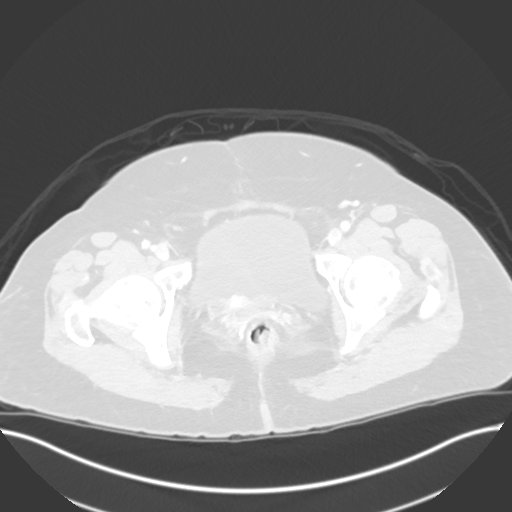
#> input picture feature_extraction_methods/cancer2.jpg, 512 x 512 px
$ python gabor_filter.py
#> lines starting #> are read from the running program, lines starting #| are printed output that depends on the picture; after the words box and inside, x2 and y2 are one past the last pixel; in counts of white or black regions, pixels touching at a corner belong together
### feature_extraction_methods/dummy_roi_extractor.py
import numpy as np
import matplotlib.pyplot as plt
import cv2 as cv
from sklearn.neighbors import KDTree
from math import dist

original_image = cv.imread('cancer2.jpg')
#> original_image is the input picture: shape (512, 512, 3); min 41, max 255, mean 141.8
gray_image = cv.cvtColor(original_image, cv.COLOR_BGR2GRAY)
mask_image = cv.imread('mask2.png', cv.IMREAD_GRAYSCALE).astype(np.float32)
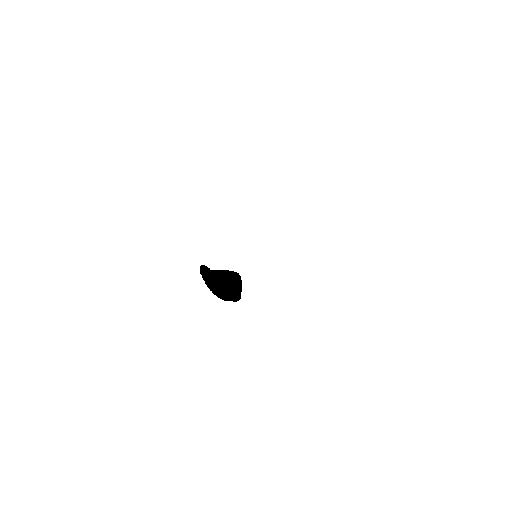
#> input picture feature_extraction_methods/mask2.png, 512 x 512 px
#> mask_image: shape (512, 512) float32; 99.6% white; 1 black region, box (x1, y1, x2, y2) and area: (200, 265, 242, 302) 1038
mask_image = (255.0 - mask_image) / 255.0  # reversing the mask
gray_image = gray_image.squeeze()
mask_image = mask_image.squeeze()

# [4 lines of commented-out code are left out]

roi_width = 128
roi_height = 128
overlap = 0.25
max_rois_per_image = 12


def extract_cancer_roi():
    image = gray_image
    mask = mask_image

    bbox = compute_bounding_box(mask)

    # Extract pixel values within the bounding box where mask is 255
    rmin, cmin, rmax, cmax = bbox
    bbox_region_image = image[rmin:rmax, cmin:cmax]  # Image region within bbox

    fig, axes = plt.subplots(1, 3, figsize=(15, 5))

    axes[0].imshow(image, cmap='gray')
    axes[0].set_title(f"Image")
    axes[0].axis('off')

    axes[1].imshow(mask, cmap='gray')
    axes[1].set_title('Mask')
    axes[1].axis('off')

    axes[2].imshow(image, cmap='gray')
    axes[2].add_patch(
        plt.Rectangle(
            (bbox[1], bbox[0]), bbox[3] - bbox[1], bbox[2] - bbox[0],
            fill=False, edgecolor='red', linewidth=1
            )
        )
    axes[2].set_title('Image with Bounding Box')
    axes[2].axis('off')

    plt.tight_layout()
    plt.show()

    return bbox_region_image


def extract_non_cancer_rois():
    """
    Extract non-cancer ROIs from the image with specified overlap.

    Args:
    image (numpy.ndarray): Input image array.
    mask (numpy.ndarray): Binary mask where 1 indicates cancer regions.
    roi_width (int): Width of the ROI to extract.
    roi_height (int): Height of the ROI to extract.
    overlap (float): Overlap between ROIs, value between 0 and 1.
    max_rois (int, optional): Maximum number of ROIs to extract. If None, extract all possible ROIs.

    Returns:
    list: List of extracted ROI arrays.
    """
    h, w = gray_image.shape
#> h = 512; w = 512
    stride_y = int(roi_height * (1 - overlap))
    stride_x = int(roi_width * (1 - overlap))

    rois = []
    locations = []
    for y in range(0, h - roi_height + 1, stride_y):
        for x in range(0, w - roi_width + 1, stride_x):
            roi = gray_image[y:y + roi_height, x:x + roi_width]
            roi_mask = mask_image[y:y + roi_height, x:x + roi_width]
            # [9 lines of commented-out code are left out]
            if np.sum(roi_mask) == 0:
                locations.append((y, x, y + roi_height, x + roi_width))
                rois.append(roi)

            if max_rois_per_image and len(rois) >= max_rois_per_image:
                neighbors = compute_neighbors(locations)
                print(neighbors)
                return rois, locations
#> after the loop, locations = [(0, 0, 128, 128), (0, 96, 128, 224), (0, 192, 128, 320), (0, 288, 128, 416), (0, 384, 128, 512), (96, 0, 224, 128), (96, 96, 224, 224), (96, 192, 224, 320), (96, 288, 224, 416), (96, 384, 224, 512), (192, 0, 320, 128), (192, 288, 320, 416)]; rois = 12 items

    return rois, locations


import matplotlib.pyplot as plt
import numpy as np


def visualize_non_cancerous_region():
    # Assuming gray_image and mask_image are already defined
    image = gray_image  # Grayscale image
    mask = mask_image  # Mask image

    # Compute bounding boxes
    _, bbox = extract_non_cancer_rois()

    # Plot setup
    fig, axes = plt.subplots(1, 3, figsize=(15, 5))

    # Display the grayscale image
    axes[0].imshow(image, cmap='gray')
    axes[0].set_title("Image")
    axes[0].axis('off')

    # Display the mask
    axes[1].imshow(mask, cmap='gray')
    axes[1].set_title('Mask')
    axes[1].axis('off')

    # Display the image with all bounding boxes
    axes[2].imshow(image, cmap='gray')
    for region in bbox:
        rmin, cmin, rmax, cmax = region
        axes[2].add_patch(
            plt.Rectangle(
                (cmin, rmin), cmax - cmin, rmax - rmin,
                fill=False, edgecolor='red', linewidth=1
                )
            )
    axes[2].set_title('Image with Bounding Boxes')
    axes[2].axis('off')

    plt.tight_layout()
    plt.show()
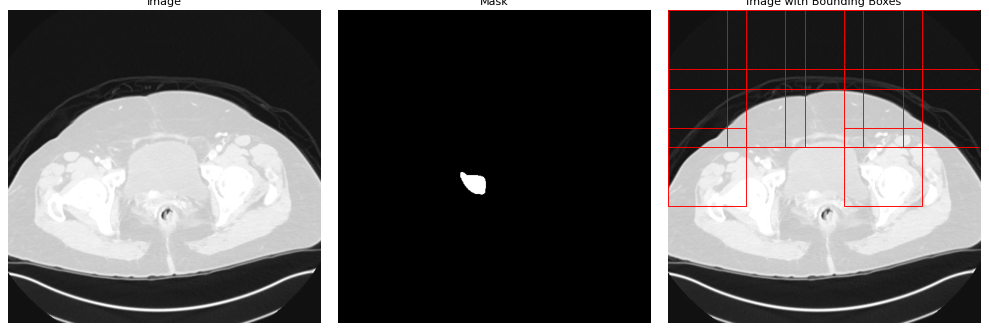
#> figure drawn by matplotlib, 3 panels


def compute_bounding_box(mask):
    rows = np.any(mask, axis=1)
    cols = np.any(mask, axis=0)
    rmin, rmax = np.where(rows)[0][[0, -1]]
#> rmin = 265; rmax = 301
    cmin, cmax = np.where(cols)[0][[0, -1]]
#> cmin = 200; cmax = 241
    return rmin, cmin, rmax, cmax
    # return rmin, cmin, rmax+5, cmax+20


def compute_neighbors(locations):
    roi_coordinates = [(x, y) for (y, x, _, _) in locations]
    kdt_tree = KDTree(roi_coordinates, leaf_size=30)  # metric='euclidean'
    distances, indices = kdt_tree.query(roi_coordinates, k=4)
    neighbor_indices = indices[:, 1:]  # Remove first column (self-reference)
    neighbor_distances = distances[:, 1:]  # Remove first column (self-reference)

    # for each roi in roi_coordinates, store its neighbor and the distance as key value pair
    neighbors_dict = {
        i: [{int(idx): float(dist)} for idx, dist in zip(neighbor_indices[i], neighbor_distances[i])]
        for i in range(len(roi_coordinates))
        }

    return neighbors_dict


visualize_non_cancerous_region()

### feature_extraction_methods/gabor_filter.py
import cv2 as cv
import numpy as np
import matplotlib.pyplot as plt
from feature_extraction_methods import dummy_roi_extractor

# Extract the bounding box cancer region
bbox_cancer_region = dummy_roi_extractor.extract_cancer_roi()
#> in extract_cancer_roi, `bbox = compute_bounding_box(mask)`: bbox = (265, 200, 301, 241)
#> in extract_cancer_roi, `rmin, cmin, rmax, cmax = bbox`: rmin = 265; cmin = 200; rmax = 301; cmax = 241
#> in extract_cancer_roi, `bbox_region_image = image[rmin:rmax, cmin:cmax]`:
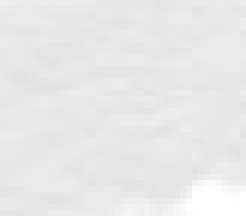
#> bbox_region_image: shape (36, 41) (shown 6 times larger); min 225, max 255, mean 232.2
#> in extract_cancer_roi, `plt.show()`:
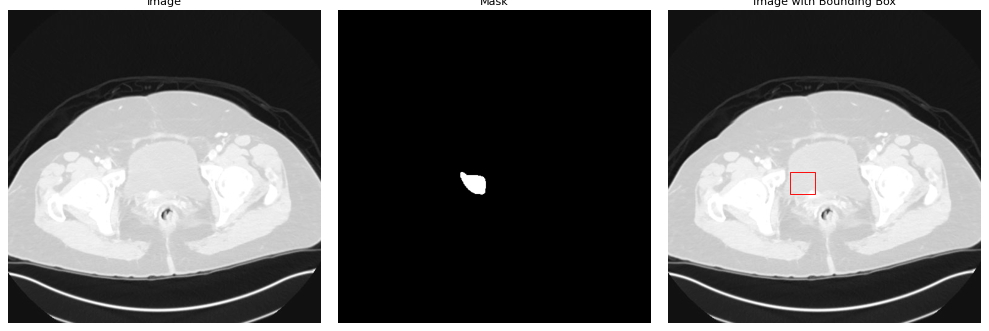
#> figure drawn by matplotlib, 3 panels


# Gabor filter function
def apply_gabor_filter(image, k_size, sigma, theta, lambd, gamma, psi):
    """Use gabor filter to extract features from the image.

    Args:
    k_size : Kernel size
    sigma: is the standard deviation of the Gaussian function used in the Gabor filter.
    theta: controls the orientation of the Gabor function.
    lambd: is the wavelength of the sinusoidal component - governs the width of the strips of the Gabor function.
    gamma: aspect ratio or gamma controls the height of the Gabor function.
    psi: The phase offset of the sinusoidal function
    """
    gabor_kernel = cv.getGaborKernel((k_size, k_size), sigma, theta, lambd, gamma, psi)
    filtered_image = cv.filter2D(image, cv.CV_8UC3, gabor_kernel)
    return filtered_image


# Parameters for the Gabor filter
ksize = 10  # Filter size
sigma = 1.0  # Gaussian standard deviation
lambd_a = [0.4, 0.5, 0.55]  # List of wavelengths
gamma = 0.5  # Spatial aspect ratio
psi = 0  # Phase offset
angles = np.arange(0, np.pi, np.pi / 4)  # Angles for orientations

# Apply Gabor filters and collect features along with their parameters
gabor_features = []
titles = []  # Store titles for the plots

for lambd in lambd_a:
    for theta in angles:
        gabor_feature = apply_gabor_filter(bbox_cancer_region, ksize, sigma, theta, lambd, gamma, psi)
        gabor_features.append(gabor_feature)
        titles.append(f"lamba: {lambd:.2f}, theta: {theta * (180 / np.pi):.0f} degree")  # Create descriptive titles
#> this loop made 3 passes
#> pass 1, in apply_gabor_filter (call 3), `filtered_image = cv.filter2D(image, cv.CV_8UC3, gabor_kernel)`:
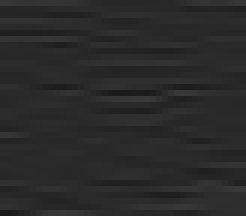
#> filtered_image: shape (36, 41) (shown 6 times larger); min 25, max 56, mean 41.8
#> pass 2, in apply_gabor_filter (call 6), `filtered_image = cv.filter2D(image, cv.CV_8UC3, gabor_kernel)`:
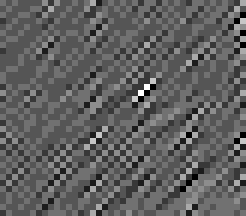
#> filtered_image: shape (36, 41) (shown 6 times larger); min 0, max 9, mean 3.36; drawn with min black and max white
#> after the loop, gabor_features = 12 items; titles = 12 items, first 6: 'lamba: 0.40, theta: 0 degree', 'lamba: 0.40, theta: 45 degree', 'lamba: 0.40, theta: 90 degree', 'lamba: 0.40, theta: 135 degree', 'lamba: 0.50, theta: 0 degree', 'lamba: 0.50, theta: 45 degree'

# Print feature details
print("Shape of the original image:", bbox_cancer_region.shape, "\n")
#| Shape of the original image: (36, 41)

for idx, feature in enumerate(gabor_features):
    print(f"Gabor Feature-{idx}- Shape: {feature.shape}, length: {feature.shape[0] * feature.shape[1]}")
    print(feature.reshape(-1))
    print()
#> this loop made 12 passes
#> (printed output is left out)

"""Visualization Code"""

# Plot the images using plt.subplots
num_features = len(gabor_features)
#> num_features = 12
num_cols = 4  # Number of columns for display
num_rows = int(np.ceil((num_features + 1) / num_cols))  # Convert to integer
#> num_rows = 4

fig, axes = plt.subplots(num_rows, num_cols, figsize=(16, num_rows * 3))
axes = axes.ravel()  # Flatten the axes array for easy iteration

# Plot the original bounding box image
axes[0].imshow(bbox_cancer_region, cmap='gray')
axes[0].set_title("Cancer ROI")
axes[0].axis('off')

# Plot each Gabor filtered image with its title
for idx, (filtered_img, title) in enumerate(zip(gabor_features, titles), start=1):
    axes[idx].imshow(filtered_img, cmap='gray')
    axes[idx].set_title(title)
    axes[idx].axis('off')
#> this loop made 12 passes
#> title on passes 1 to 12: 'lamba: 0.40, theta: 0 degree', 'lamba: 0.40, theta: 45 degree', 'lamba: 0.40, theta: 90 degree', 'lamba: 0.40, theta: 135 degree', 'lamba: 0.50, theta: 0 degree', 'lamba: 0.50, theta: 45 degree', 'lamba: 0.50, theta: 90 degree', 'lamba: 0.50, theta: 135 degree', 'lamba: 0.55, theta: 0 degree', 'lamba: 0.55, theta: 45 degree', 'lamba: 0.55, theta: 90 degree', 'lamba: 0.55, theta: 135 degree'

# Hide any remaining unused axes
for i in range(len(gabor_features) + 1, len(axes)):
    axes[i].axis('off')

plt.tight_layout()
plt.show()
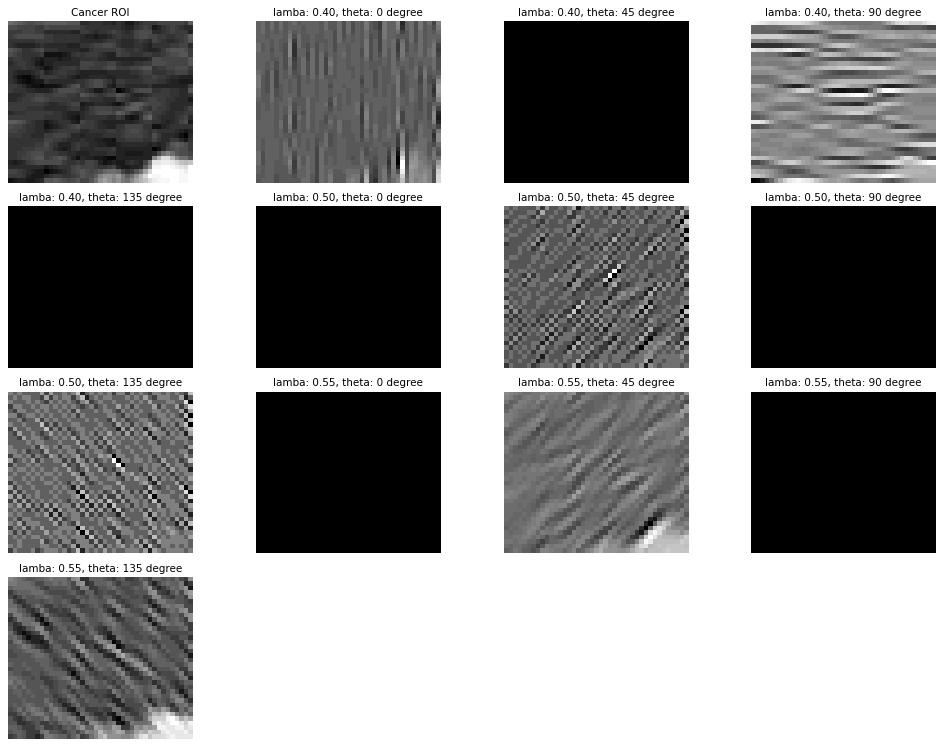
#> figure drawn by matplotlib, 13 panels
